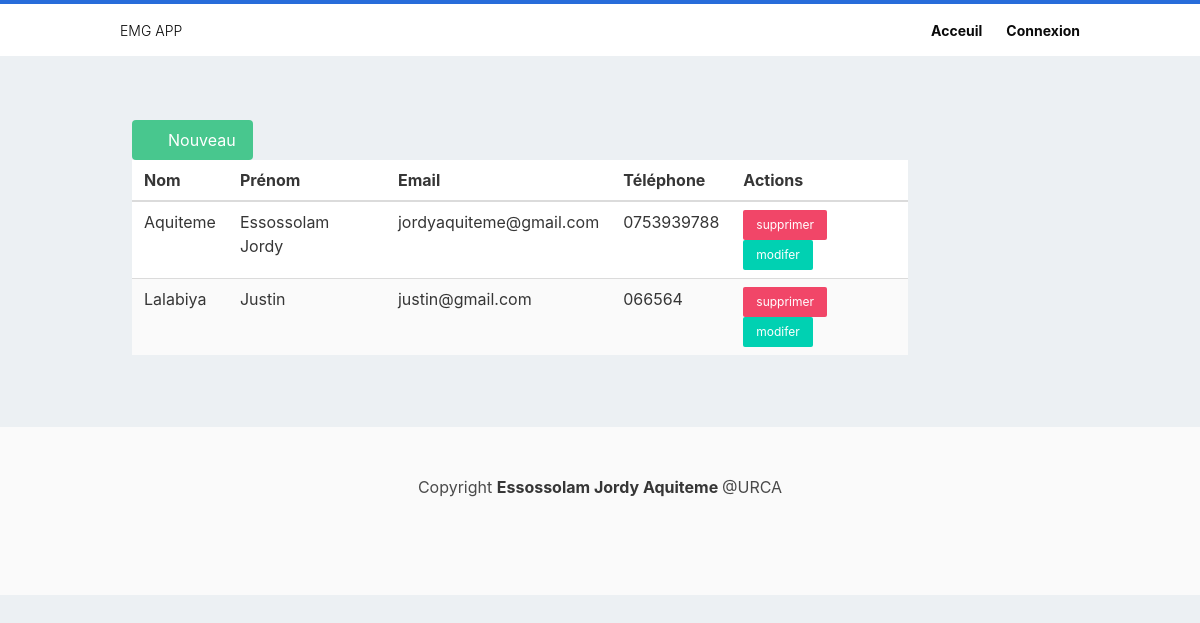
The app's page /personnes, older data.
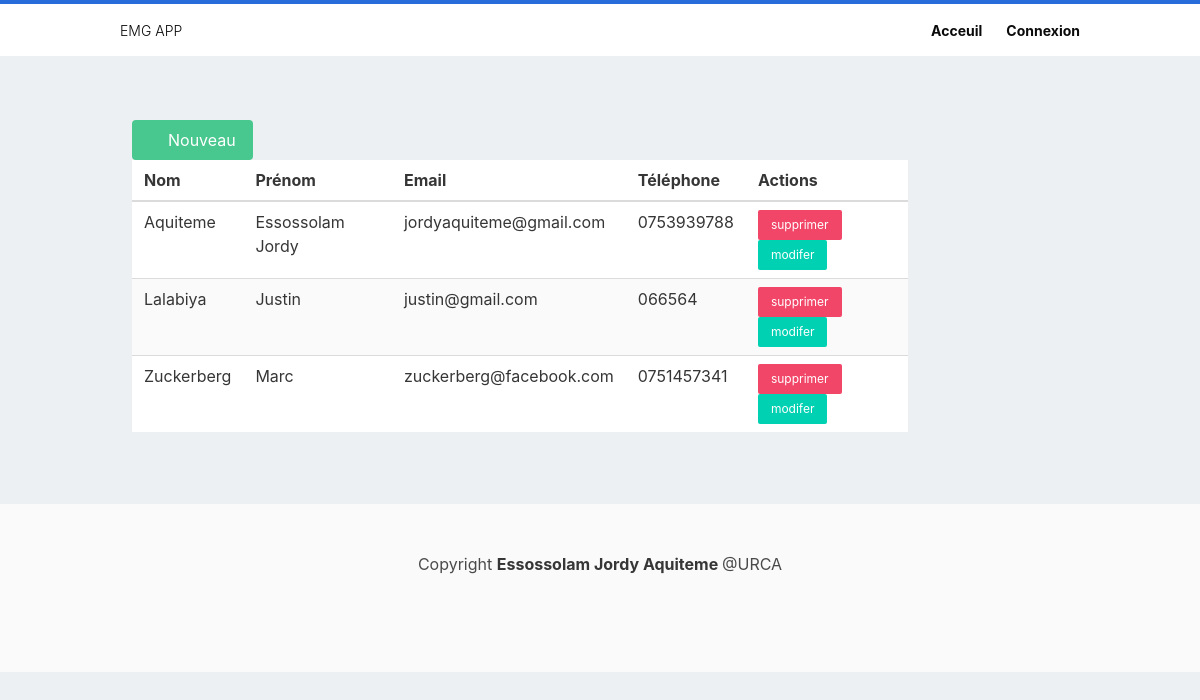
The same page, newer data.
### models.py (models this page shows)
class Personne(db.Model):
    id = db.Column(db.Integer, primary_key=True)
    name = db.Column(db.String(100))
    first_name = db.Column(db.String(100))
    email = db.Column(db.String(100), unique=True)
    addresse = db.Column(db.String(100))
    telephone = db.Column(db.String(10), unique=True)
    img_path = db.Column(db.String(150))
    signings =db.relationship('Signing', backref='personne', lazy=True)

### auth.py (the view)
@auth.route('/personnes')
def personnes():
    personnes = Personne.query.all()
    return render_template('personne.html', personnes=personnes)

### templates/personne.html (shortened to what this page needs)
{% extends "base.html" %}
{% block content %}
<div class="column is-10">
    <button id="showModal" class="button is-success">
        <span class="icon is-small">
        </span>
        <span>Nouveau</span>
    </button>
    <table class="table is-fullwidth is-hoverable  is-striped">
        <thead>
            <tr>
                <th>Nom</th>
                <th>Prénom</th>
                <th>Email</th>
                <th>Téléphone</th>
                <th>Actions</th>
            </tr>
        </thead>
        <tbody>
            {% for item in personnes %}
            <tr>
                <td> {{ item.name }} </td>
                <td> {{ item.first_name }} </td>
                <td> {{ item.email }} </td>
                <td> {{ item.telephone }} </td>
                <td>
                    <a href="{{ '/delete_personne/%s'%item.id }}" class="button is-danger is-small">supprimer</a>
                    <a class="button is-primary is-small">modifer</a>
                </td>
            </tr>
            {% endfor %}
        </tbody>
    </table>
</div>
</div>
{% endblock %}

### templates/base.html (shortened to what this page needs)
<!DOCTYPE html>
<html>
<head>
    <link rel="stylesheet" href="https://cdnjs.cloudflare.com/ajax/libs/bulma/0.7.2/css/bulma.min.css" />
    <link rel="stylesheet" href="../static/admin.css" />
</head>
<body>
    <nav class="navbar is-white">
        <div class="container">
            <div class="navbar-brand">
                <a class="navbar-item brand-text" href="../index.html">
                    EMG APP
                </a>
            </div>
            <div id="navMenu" class="navbar-menu">
                <div class="navbar-end">
                    <a href="{{ url_for('main.index') }}" class="navbar-item">
                        Acceuil
                    </a>
                    {% if not current_user.is_authenticated %}
                    <a href="{{ url_for('auth.login') }}" class="navbar-item">
                        Connexion
                    </a>
                    {% endif %}
                </div>
            </div>
        </div>
    </nav>
    <div class="hero-body">
        <div class="container">
            <div class="columns">
                {% block content %}
                {% endblock %}
            </div>
        </div>
    <footer class="footer">
        <div class="content has-text-centered">
            Copyright <strong>Essossolam Jordy Aquiteme </strong> @URCA
        </div>
    </footer>
</body>
</html>

### static/admin.css (style rules this page uses)
html, body { font-family: -apple-system, BlinkMacSystemFont, "Segoe UI", Roboto, Oxygen-Sans, Ubuntu, Cantarell, "Helvetica Neue", sans-serif; font-size: 16px; line-height: 1.5; height: 100%; background: #ECF0F3; }
nav.navbar { border-top: 4px solid #276cda; margin-bottom: 1rem; }
.navbar-item.brand-text { font-weight: 300; }
.navbar-item, .navbar-link { font-size: 14px; font-weight: 700; }
.columns { width: 100%; height: 100%; margin-left: 0; }

Row changes from the older to the newer data that the page shows:
added Personne: name "Zuckerberg", first_name "Marc", email "zuckerberg@facebook.com", telephone "0751457341"
